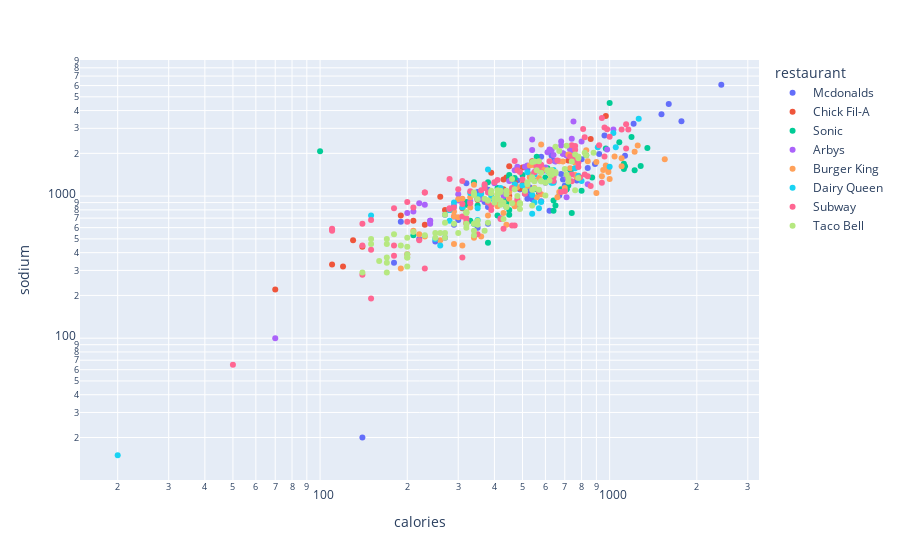

Notebook cell for this chart:
### Markdown cell above
### 1. Impor fungsi histogram:

from plotly.express import histogram: Baris ini mengimpor fungsi histogram dari Plotly Express, yang digunakan untuk membuat diagram histogram.

### 2. Perulangan Kolom:

for column in ['calories', 'cal_fat', ...]:: Loop for ini ber iterasi melalui daftar nama kolom yang mewakili berbagai nilai nutrisi ("calories", "cal_fat", dll).

### 3. Membuat Histogram:

histogram(data_frame=df, x=column, title=column).show(): Di dalam loop, baris ini membuat histogram untuk setiap kolom.
data_frame=df: Argumen ini menentukan DataFrame yang berisi data (df).

x=column: Argumen ini menentukan kolom yang akan diplot pada sumbu x. Dalam setiap iterasi, nilai saat ini dari daftar column digunakan (misalnya, "calories" untuk loop pertama).

title=column: Argumen ini menetapkan judul histogram ke nama kolom saat ini (misalnya, "Histogram Kalori").
.show(): Metode ini menampilkan histogram yang dibuat.

### 4. Menggunakan kode show().
Kode ini akan ber iterasi melalui daftar kolom nutrisi yang ditentukan. Untuk setiap kolom, ia membuat histogram terpisah di mana sumbu x mewakili nilai dalam kolom itu dan sumbu y mewakili frekuensi setiap nilai. Judul setiap histogram diatur ke nama kolom yang sesuai. Terakhir, setiap histogram yang dihasilkan ditampilkan secara otomatis menggunakan metode .show().

### Code cell
from plotly.express import scatter
scatter(data_frame=df, x='calories', y='sodium', color='restaurant', hover_name='item', log_x=True, log_y=True, )

### Figure 1 — Plotly figure (JSON) as saved in the notebook; plotly's stock layout.template omitted (floating-point values rounded to 4 significant figures)
{"data": [{"hovertemplate": "<b>%{hovertext}</b><br><br>restaurant=Mcdonalds<br>calories=%{x}<br>sodium=%{y}<extra></extra>", "hovertext": ["Artisan Grilled Chicken Sandwich", "Single Bacon Smokehouse Burger", "Double Bacon Smokehouse Burger", "Grilled Bacon Smokehouse Chicken Sandwich", "Crispy Bacon Smokehouse Chicken Sandwich", "Big Mac", "Cheeseburger", "Classic Chicken Sandwich", "Double Cheeseburger", "Double Quarter Pounder® with Cheese", "Filet-O-Fish®", "Garlic White Cheddar Burger", "Grilled Garlic White Cheddar Chicken Sandwich", "Crispy Garlic White Cheddar Chicken Sandwich", "Hamburger", "Lobster Roll", "Maple Bacon Dijon 1/4 lb Burger", "Grilled Maple Bacon Dijon Chicken Sandwich", "Crispy Maple Bacon Dijon Chicken Sandwich", "McChicken", "McDouble", "McRib", "Pico Guacamole 1/4 lb Burger", "Grilled Pico Guacamole Chicken Sandwich", "Crispy Pico Guacamole Chicken Sandwich", "Premium Buttermilk Crispy Chicken Deluxe Sandwich", "Premium Crispy Chicken Deluxe Sandwich", "Quarter Pounder® with Cheese", "Signature Sriracha Burger", "Grilled Signature Sriracha Chicken Sandwich", "Crispy Signature Sriracha Chicken Sandwich", "Sweet BBQ Bacon 1/4 lb Burger", "Grilled Sweet BBQ Bacon Chicken Sandwich", "Crispy Sweet BBQ Bacon Chicken Sandwich", "3 piece Buttermilk Crispy Chicken Tenders", "4 piece Buttermilk Crispy Chicken Tenders", "6 piece Buttermilk Crispy Chicken Tenders", "10 piece Buttermilk Crispy Chicken Tenders", "12 piece Buttermilk Crispy Chicken Tenders", "20 piece Buttermilk Crispy Chicken Tenders", "4 Piece Chicken McNuggets", "6 Piece Chicken McNuggets", "10 Piece Chicken McNuggets", "20 Piece Chicken McNuggets", "40 piece Chicken McNuggets", "4 piece Sweet N' Spicy Honey BBQ Glazed Tenders", "6 piece Sweet N' Spicy Honey BBQ Glazed Tenders", "10 piece Sweet N' Spicy Honey BBQ Glazed Tenders", "Premium Asian Salad w/o Chicken", "Premium Asian Salad w/ Grilled Chicken", "Premium Asian Salad w/ Crispy Chicken", "Premium Bacon Ranch Salad w/o Chicken", "Premium Bacon Ranch Salad w/ Grilled Chicken", "Premium Bacon Ranch Salad w/ Crispy Chicken", "Premium Southwest Salad w/o Chicken", "Premium Southwest Salad w/ Grilled Chicken", "Premium Southwest Salad w/ Crispy Chicken"], "legendgroup": "Mcdonalds", "marker": {"color": "#636efa", "symbol": "circle"}, "mode": "markers", "name": "Mcdonalds", "orientation": "v", "showlegend": true, "type": "scatter", "x": [380, 840, 1130, 750, 920, 540, 300, 510, 430, 770, 380, 620, 530, 700, 250, 290, 640, 580, 740, 350, 380, 480, 580, 520, 680, 570, 530, 530, 670, 560, 730, 690, 630, 800, 370, 480, 760, 1210, 1510, 2430, 180, 270, 440, 890, 1770, 640, 960, 1600, 140, 270, 490, 190, 320, 490, 220, 350, 520], "xaxis": "x", "y": [1110, 1580, 1920, 1940, 1980, 950, 680, 1040, 1040, 1290, 640, 790, 1150, 1190, 480, 630, 1260, 1890, 1780, 600, 840, 870, 920, 1540, 1430, 1050, 1000, 1090, 1010, 1550, 1430, 1310, 1930, 1820, 910, 1290, 1890, 3230, 3770, 6080, 340, 510, 840, 1680, 3370, 1780, 2670, 4450, 20, 740, 1120, 660, 1230, 1120, 500, 1070, 960], "yaxis": "y"}, {"hovertemplate": "<b>%{hovertext}</b><br><br>restaurant=Chick Fil-A<br>calories=%{x}<br>sodium=%{y}<extra></extra>", "hovertext": ["Chargrilled Chicken Club Sandwich", "Chargrilled Chicken Sandwich", "Chick-n-Slider", "1 Piece Chick-n-Strips", "2 Piece Chick-n-Strips", "3 Piece Chick-n-Strips", "4 piece Chick-n-Strips", "Chicken Deluxe", "4 piece Chicken Nuggets", "6 piece Chicken Nuggets", "8 piece Chicken Nuggets", "12 piece Chicken Nuggets", "30 piece Chicken Nuggets", "Chicken Salad Sandwich", "Chicken Sandwich", "4 Piece Grilled Chicken Nuggets", "6 Piece Grilled Chicken Nuggets", "8 piece Grilled Chicken Nuggets", "12 Piece Grilled Chicken Nuggets", "Spicy Grilled Chicken Sub Sandwich", "Regular Grilled Chicken Sub Sandwich", "Smokehouse BBQ Bacon Sandwich", "Spicy Chicken Sandwich", "Spicy Deluxe", "Chargrilled Chicken Cool Wrap", "Chicken Enchiladas Meal Kit", "Chicken Parmesan Meal Kit"], "legendgroup": "Chick Fil-A", "marker": {"color": "#EF553B", "symbol": "circle"}, "mode": "markers", "name": "Chick Fil-A", "orientation": "v", "showlegend": true, "type": "scatter", "x": [430, 310, 270, 120, 230, 350, 470, 500, 130, 190, 260, 390, 970, 490, 440, 70, 110, 140, 210, 430, 450, 500, 450, 540, 350, 860, 720], "xaxis": "x", "y": [1120, 820, 800, 320, 630, 940, 1250, 1590, 490, 730, 990, 1460, 3660, 1130, 1350, 220, 330, 440, 670, 1310, 1000, 1200, 1620, 1760, 960, 2520, 1780], "yaxis": "y"}, {"hovertemplate": "<b>%{hovertext}</b><br><br>restaurant=Sonic<br>calories=%{x}<br>sodium=%{y}<extra></extra>", "hovertext": ["Hatch Green Chile Cheeseburger", "Jalapeno Burger", "Jr. Burger", "Jr. Chili Cheeseburger", "Jr. Deluxe Burger", "Jr. Deluxe Cheeseburger", "Jr. Double Cheeseburger", "Sonic Bacon Cheeseburger (w/mayo)", "Sonic Burger W/ Mustard", "Sonic Burger W/ Ketchup", "Sonic Burger W/ Mayonnaise", "Sonic Cheeseburger W/ Mustard", "Sonic Cheeseburger W/ Ketchup", "Sonic Cheeseburger W/ Mayonnaise", "Super Sonic Bacon Double Cheeseburger (w/mayo)", "Super Sonic Double Cheeseburger W/ Mustard", "Super Sonic Double Cheeseburger W/ Ketchup", "Super Sonic Double Cheeseburger W/ Mayo", "Super Sonic Jalapeno Double Cheeseburger", "Veggie Burger W/ Ketchup", "Veggie Burger With Mustard", "Veggie Burger W/ Mustard", "Grilled Asiago Caesar Chicken Club Sandwich", "Crispy Asiago Caesar Chicken Club Sandwich", "Grilled Chicken Sandwich", "Crispy Chicken Sandwich", "Chicken Strip Sandwich", "3 Piece Crispy Chicken Tender Dinner", "5 Piece Crispy Chicken Tender Dinner", "Deluxe Ultimate Chicken Sandwich", "Buffalo Dunked Ultimate Chicken Sandwich", "Garlic Parmesan Dunked Ultimate Chicken Sandwich", "Small Jumbo Popcorn Chicken", "Large Jumbo Popcorn Chicken", "Small Spicy Jumbo Popcorn Chicken", "Large Spicy Jumbo Popcorn Chicken", "3 Piece Super Crunch Chicken Strip Dinner", "4 Piece Super Crunch Chicken Strip Dinner", "5 Piece Super Crunch Chicken Strip Dinner", "3 Piece Super Crunch Chicken Strips", "4 Piece Super Crunch Chicken Strips", "5 Piece Super Crunch Chicken Strips", "Traditional Ultimate Chicken Sandwich", "Ultimate Chicken Club", "All Beef All-american Style Dog – 6\"", "All Beef Chicago Dog – 6\"", "All Beef Chili Cheese Coney – 6\"", "All Beef New York Dog – 6\"", "All Beef Regular Hot Dog – 6\"", "Cheesy Bacon Pretzel Dog - 6 In.", "Corn Dog", "Footlong Quarter Pound Coney", "The Original Pretzel Dog"], "legendgroup": "Sonic", "marker": {"color": "#00cc96", "symbol": "circle"}, "mode": "markers", "name": "Sonic", "orientation": "v", "showlegend": true, "type": "scatter", "x": [710, 640, 340, 410, 380, 450, 600, 870, 640, 650, 740, 710, 720, 800, 1280, 1120, 1130, 1220, 1120, 450, 450, 450, 610, 680, 430, 570, 450, 280, 470, 740, 1000, 1350, 380, 560, 350, 610, 970, 1080, 1190, 330, 440, 550, 730, 100, 370, 430, 410, 340, 320, 500, 210, 830, 320], "xaxis": "x", "y": [1120, 930, 640, 730, 470, 800, 1350, 1350, 790, 860, 760, 1120, 1190, 1090, 1630, 1550, 1620, 1520, 1690, 1410, 1350, 1300, 1570, 1120, 940, 1060, 740, 800, 1340, 1550, 4520, 2180, 1250, 1890, 860, 1500, 2160, 2390, 2610, 670, 900, 1120, 1540, 2070, 1180, 2310, 1140, 1250, 870, 1410, 530, 1940, 910], "yaxis": "y"}, {"hovertemplate": "<b>%{hovertext}</b><br><br>restaurant=Arbys<br>calories=%{x}<br>sodium=%{y}<extra></extra>", "hovertext": ["Arby's Melt", "Arby-Q Sandwich", "Beef 'n Cheddar Classic", "Beef 'n Cheddar Mid", "Bourbon BBQ Brisket Sandwich", "Bourbon BBQ Chicken Sandwich", "Bourbon BBQ Steak Sandwich", "Buttermilk Buffalo Chicken Sandwich", "Buttermilk Chicken Bacon & Swiss", "Buttermilk Chicken Cordon Bleu Sandwich", "Buttermilk Crispy Chicken Sandwich", "Classic French Dip & Swiss/Au Jus", "Classic Roast Beef", "Double Roast Beef", "Fire-Roasted Philly Steak", "Grand Turkey Club", "Greek Gyro", "Half Pound Beef 'n Cheddar Sandwich", "Half Pound French Dip & Swiss", "Half Pound Roast Beef Sandwich", "Ham & Swiss Melt", "Loaded Italian Sandwich", "Pecan Chicken Salad Flatbread", "Pecan Chicken Salad Sandwich", "2 piece Prime-Cut Chicken Tenders", "3 piece Prime-Cut Chicken Tenders", "5 piece Prime-Cut Chicken Tenders", "Reuben Sandwich", "Roast Beef Gyro", "Roast Turkey & Swiss Sandwich", "Roast Turkey & Swiss Wrap", "Roast Turkey, Ranch & Bacon Sandwich", "Roast Turkey, Ranch & Bacon Wrap", "Smoke Mountain w/ Beef Short Rib", "Smokehouse Beef Short Rib Sandwich", "Smokehouse Brisket", "Super Roast Beef", "Three Cheese Steak Sandwich", "Triple Decker Sandwich", "Turkey Avocado Club", "Turkey Gyro", "Ultimate BLT", "Buffalo Chicken Slider", "Chicken Tender 'n Cheese Slider", "Corned Beef 'n Cheese Slider", "Ham 'n Cheese Slider", "Jalapeno Roast Beef 'n Cheese Slider", "Pizza Slider", "Roast Beef 'n Cheese Slider", "Turkey 'n Cheese Slider", "Chopped Side Salad", "Crispy Chicken Farmhouse Salad", "Greek Gyro Salad", "Roast Turkey Farmhouse Salad", "Super Greek Salad"], "legendgroup": "Arbys", "marker": {"color": "#ab63fa", "symbol": "circle"}, "mode": "markers", "name": "Arbys", "orientation": "v", "showlegend": true, "type": "scatter", "x": [330, 400, 450, 630, 650, 690, 690, 540, 650, 690, 550, 540, 360, 510, 640, 480, 710, 740, 750, 610, 300, 680, 710, 840, 240, 360, 600, 680, 550, 710, 520, 800, 620, 740, 590, 600, 430, 650, 1030, 730, 470, 980, 290, 290, 220, 210, 240, 300, 240, 200, 70, 430, 420, 230, 720], "xaxis": "x", "y": [920, 1230, 1280, 2100, 1460, 1990, 1990, 2110, 1750, 2000, 1480, 2500, 970, 1610, 1950, 1610, 1360, 2530, 3350, 2040, 1030, 2270, 980, 1210, 640, 950, 1590, 2420, 1290, 1930, 1640, 2420, 2130, 2050, 1510, 1240, 1060, 1760, 2940, 2140, 1520, 2130, 860, 720, 890, 780, 670, 930, 670, 760, 100, 1000, 700, 870, 1310], "yaxis": "y"}, {"hovertemplate": "<b>%{hovertext}</b><br><br>restaurant=Burger King<br>calories=%{x}<br>sodium=%{y}<extra></extra>", "hovertext": ["American Brewhouse King", "Bacon & Swiss Sourdough King", "Bacon Cheeseburger", "Bacon Cheeseburger Deluxe", "Bacon King", "Bacon King Jr", "BBQ Bacon King", "Cheeseburger", "Double Bacon Cheeseburger", "Double Cheeseburger", "Double Hamburger", "Double Quarter Pound King", "Extra Long Cheeseburger", "Farmhouse King", "Hamburger", "Homestyle Cheeseburger", "Jalapeno King Sandwich", "Mushroom & Swiss King", "Rodeo Burger", "Rodeo King", "Sourdough King Single", "Sourdough King Double", "Steakhouse King", "Bacon & Cheese Whopper", "DOUBLE WHOPPER w/o Cheese", "DOUBLE WHOPPER w/ Cheese", "WHOPPER w/o Cheese", "WHOPPER w/ Cheese", "WHOPPER JR. w/o Cheese", "WHOPPER JR. w/ Cheese", "Bacon Cheddar Ranch Chicken Salad w/ grilled Chicken & Dressing", "Bacon Cheddar Ranch Chicken Salad w/ crispy Chicken & Dressing", "Chicken BLT Salad w/ Grilled Chicken", "Chicken BLT Salad w/ Crispy Chicken", "Chicken Caesar Salad w/ Grilled Chicken", "Chicken Caesar Salad w/ Crispy Chicken", "Chicken, Apple & Cranberry Salad w/ Grilled Chicken", "Chicken, Apple & Cranberry Salad w/ Crispy Chicken", "Garden Grilled Chicken Salad w/ Grilled Chicken, no dressing", "Garden Grilled Chicken Salad w/ Crispy Chicken, no dressing", "Side Caesar Salad with dressing", "Side Garden Salad and Avocado Ranch Dressing", "Bacon Cheddar Ranch Crispy Chicken Sandwich", "BBQ Bacon Crispy Chicken Sandwich", "Big Fish Sandwich", "BK VEGGIE Burger", "Chicken Burger", "Chicken Cordon Bleu Sandwich", "Chicken Fries", "4 Piece Chicken Nuggets", "6 Piece Chicken Nuggets", "20 Piece Chicken Nuggets", "Chicken Nuggets (10pc)", "Chicken Parmesan Sandwich", "Crispy Buffalo Chicken Melt", "Crispy Chicken Jr.", "Crispy Chicken Sandwich", "Grilled Chicken Sandwich", "Grilled Chili Cheese Dog", "Grilled Hot Dog", "Jalapeno Chicken Fries", "Original Chicken Sandwich", "Pretzel Chicken Fries", "Rodeo Crispy Chicken Sandwich", "Sourdough Chicken Club", "4 Piece Spicy Chicken Nuggets", "Spicy Chicken Nuggets", "Spicy Crispy Chicken Jr.", "Spicy Crispy Chicken Sandwich", "Spicy Crispy Jalapeno Chicken Sandwich"], "legendgroup": "Burger King", "marker": {"color": "#FFA15A", "symbol": "circle"}, "mode": "markers", "name": "Burger King", "orientation": "v", "showlegend": true, "type": "scatter", "x": [1550, 1000, 330, 290, 1040, 730, 1100, 300, 520, 450, 360, 900, 580, 1220, 260, 550, 990, 940, 310, 1250, 730, 970, 1100, 770, 900, 990, 660, 760, 340, 380, 590, 720, 550, 690, 530, 670, 560, 700, 320, 450, 220, 230, 830, 440, 530, 410, 480, 730, 290, 190, 290, 950, 470, 570, 580, 430, 670, 470, 330, 310, 300, 630, 340, 410, 840, 210, 530, 410, 700, 760], "xaxis": "x", "y": [1820, 1320, 830, 720, 1900, 1930, 1850, 710, 1180, 960, 520, 1740, 1030, 2050, 490, 1140, 1550, 1380, 450, 2270, 1570, 1640, 1620, 1360, 1050, 1480, 980, 1410, 510, 730, 1540, 1960, 1640, 1750, 1640, 1760, 980, 1090, 650, 1070, 540, 520, 2100, 630, 1360, 1030, 1160, 1930, 780, 310, 460, 1530, 890, 1340, 2310, 760, 1070, 850, 980, 960, 950, 1390, 1200, 870, 1760, 570, 1420, 850, 1140, 1720], "yaxis": "y"}, {"hovertemplate": "<b>%{hovertext}</b><br><br>restaurant=Dairy Queen<br>calories=%{x}<br>sodium=%{y}<extra></extra>", "hovertext": ["1/2 lb. FlameThrower® GrillBurger", "1/2 lb. GrillBurger with Cheese", "1/4 lb. Bacon Cheese GrillBurger", "1/4 lb. GrillBurger with Cheese", "1/4 lb. Mushroom Swiss GrillBurger", "Original Cheeseburger", "Original Double Cheeseburger", "4 Piece Chicken Strip Basket w/ Country Gravy", "6 Piece Chicken Strip Basket w/ Country Gravy", "Bacon Cheese Dog", "Cheese Dog", "Chili Cheese Dog", "Chili Dog", "Hot Dog", "Relish Dog", "Barbecue Pork Sandwich", "Breaded Mushrooms", "Regular Cheese Curds", "Large Cheese Curds", "Chili Cheese Mega Dog", "Corn Dog", "Crispy Fish Sandwich", "Deluxe Cheeseburger", "Deluxe Double Cheeseburger", "Deluxe Double Hamburger", "Deluxe Hamburger", "DQ Ultimate® Burger", "Pork Tenderloin Sandwich", "Steak Finger Basket", "3 chicken strips Chicken Strips", "Chicken Bacon Ranch Sandwich", "Chicken Mozzarella Sandwich", "Crispy Chicken BLT Salad", "Crispy Chicken Garden Greens Salad", "Crispy Chicken Sandwich", "Crispy Chicken Wrap", "Grilled Chicken BLT Salad", "Grilled Chicken Garden Greens Salad", "Grilled Chicken Sandwich", "Grilled Chicken Wrap", "Side Salad", "Turkey BLT Sandwich"], "legendgroup": "Dairy Queen", "marker": {"color": "#19d3f3", "symbol": "circle"}, "mode": "markers", "name": "Dairy Queen", "orientation": "v", "showlegend": true, "type": "scatter", "x": [1000, 800, 630, 540, 570, 400, 630, 1030, 1260, 420, 390, 380, 330, 290, 350, 310, 250, 550, 1050, 760, 260, 470, 400, 640, 540, 350, 780, 580, 910, 350, 500, 640, 520, 280, 600, 350, 380, 150, 360, 280, 20, 550], "xaxis": "x", "y": [1610, 1280, 1250, 1020, 820, 930, 1240, 2780, 3500, 1140, 1000, 900, 1050, 900, 1000, 830, 500, 900, 2210, 1570, 450, 1210, 930, 1240, 750, 680, 1390, 910, 2210, 960, 1190, 1530, 1470, 670, 1250, 820, 1540, 730, 1040, 800, 15, 1420], "yaxis": "y"}, {"hovertemplate": "<b>%{hovertext}</b><br><br>restaurant=Subway<br>calories=%{x}<br>sodium=%{y}<extra></extra>", "hovertext": ["6\" B.L.T.", "Footlong B.L.T.", "6\" BBQ Rib Sandwich", "Footlong BBQ Rib Sandwich", "6\" Big Hot Pastrami", "Footlong Big Hot Pastrami", "6\" Big Philly Cheesesteak", "Footlong Big Philly Cheesesteak", "Kids Mini Sub Black Forest Ham", "6\" Black Forest Ham", "Footlong Black Forest Ham", "6\" Carved Turkey", "Footlong Carved Turkey", "6\" Carved Turkey & Bacon w/ Cheese", "Footlong Carved Turkey & Bacon w/ Cheese", "6\" Chicken & Bacon Ranch Melt", "Footlong Chicken & Bacon Ranch Melt", "6\" Chicken Pizziola Melt", "Footlong Chicken Pizziola Melt", "6\" Cold Cut Combo", "Footlong Cold Cut Combo", "6\" Corned Beef Reuben", "Footlong Corned Beef Reuben", "6\" Italian B.M.T.", "Footlong Italian B.M.T.", "6\" Italian Hero", "Footlong Italian Hero", "6\" Meatball Marinara", "Footlong Meatball Marinara", "6\" Oven Roasted Chicken", "Footlong Oven Roasted Chicken", "Kids Mini Sub Roast Beef", "6\" Roast Beef", "Footlong Roast Beef", "6\" Rotisserie Style Chicken", "Footlong Rotisserie Style Chicken", "6\" Spicy Italian", "Footlong Spicy Italian", "6\" Steak and Cheese", "Footlong Steak and Cheese", "6\" Subway Club", "Footlong Subway Club", "6\" Subway Melt (includes cheese)", "Footlong Subway Melt (includes cheese)", "6\" Subway Seafood Sensation", "Footlong Subway Seafood Sensation", "6\" Sweet Onion Chicken Teriyaki", "Footlong Sweet Onion Chicken Teriyaki", "6\" Tuna", "Footlong Tuna", "6\" Turkey & Bacon Avocado", "Footlong Turkey & Bacon Avocado", "Kids Mini Sub Turkey Breast", "6\" Turkey Breast", "Footlong Turkey Breast", "6\" Turkey Breast & Ham", "Footlong Turkey Breast & Ham", "6\" Turkey Italiano Melt (with Provolone)", "Footlong Turkey Italiano Melt (with Provolone)", "Kids Mini Sub Veggie Delite", "6\" Veggie Delite", "Footlong Veggie Delite", "6\" Veggie Patty", "Footlong Veggie Patty", "Autumn Carved Turkey Salad", "B.L.T. Salad", "Big Hot Pastrami Melt Salad", "Big Philly Cheesesteak Salad", "Black Forest Ham Salad", "Buffalo Chicken Salad (with Ranch dressing)", "Carved Turkey & Bacon w/ Cheese Salad", "Carved Turkey Salad", "Chicken & Bacon Ranch Melt Salad (includes Ranch dressing)", "Cold Cut Combo Salad", "Double Chicken Salad", "Italian B.M.T.® Salad", "Italian Hero Salad", "Meatball Marinara Salad", "Oven Roasted Chicken Salad", "Roast Beef Salad", "Spicy Italian Salad", "Steak & Cheese Salad", "Subway Club Salad", "Subway Melt® Salad", "Sweet Onion Chicken Teriyaki Salad", "Tuna Salad", "Turkey Breast & Ham Salad", "Turkey Breast Salad", "Veggie Delite Salad", "Chipotle Southwest Steak & Cheese Wrap", "Rotisserie-Style Chicken Caesar Wrap", "Turkey, Bacon & Guacamole Wrap", "Cheese & Veggies Pizza", "Cheese Pizza", "Pepperoni Pizza", "Sausage Pizza"], "legendgroup": "Subway", "marker": {"color": "#FF6692", "symbol": "circle"}, "mode": "markers", "name": "Subway", "orientation": "v", "showlegend": true, "type": "scatter", "x": [320, 640, 430, 860, 580, 1160, 500, 1000, 180, 290, 580, 330, 660, 570, 1140, 570, 1140, 460, 920, 370, 740, 470, 940, 410, 820, 550, 1100, 480, 960, 320, 640, 200, 320, 640, 350, 700, 480, 960, 380, 760, 310, 620, 370, 740, 420, 840, 380, 760, 470, 940, 390, 780, 180, 280, 560, 280, 560, 490, 980, 150, 230, 460, 390, 780, 300, 150, 400, 330, 110, 360, 280, 150, 510, 180, 220, 230, 230, 310, 140, 140, 310, 210, 140, 200, 200, 310, 110, 110, 50, 760, 730, 810, 740, 680, 790, 820], "xaxis": "x", "y": [680, 1360, 590, 1180, 1470, 2940, 1310, 2620, 450, 830, 1660, 890, 1780, 1600, 3200, 1080, 2160, 1140, 2280, 1140, 2280, 1770, 3540, 1300, 2600, 1470, 2940, 950, 1900, 640, 1280, 390, 700, 1400, 540, 1080, 1520, 3040, 1060, 2120, 880, 1760, 1210, 1420, 690, 1380, 900, 1800, 620, 1240, 860, 1720, 380, 810, 1620, 820, 1640, 1480, 2960, 190, 310, 620, 800, 1600, 1120, 420, 1250, 1080, 590, 1100, 1320, 680, 1040, 820, 490, 1060, 1060, 720, 280, 450, 1280, 830, 640, 910, 660, 370, 580, 570, 65, 2250, 1900, 2970, 1270, 1070, 1350, 1420], "yaxis": "y"}, {"hovertemplate": "<b>%{hovertext}</b><br><br>restaurant=Taco Bell<br>calories=%{x}<br>sodium=%{y}<extra></extra>", "hovertext": ["1/2 lb.* Cheesy Potato Burrito", "1/2 lb.* Combo Burrito", "7-Layer Burrito", "Bean Burrito", "Beefy 5-Layer Burrito", "Beefy Fritos® Burrito", "Black Bean Burrito", "Burrito Supreme® – Beef", "Burrito Supreme® - Chicken", "Burrito Supreme® - Steak", "Cantina Power Burrito - Chicken", "Cantina Power Burrito - Steak", "Cantina Power Burrito - Veggie", "Cheesy Bean and Rice Burrito", "Chili Cheese Burrito", "Chicken Crunchy Cheesy Core Burrito", "Steak Crunchy Cheesy Core Burrito", "Beef Crunchy Cheesy Core Burrito", "Loaded Taco Burrito", "Chicken Quesarito", "Steak Quesarito", "Beef Quesarito", "Shredded Chicken Burrito", "Smothered Burrito - Beef", "Smothered Burrito - Shredded Chicken", "Smothered Burrito - Steak", "Chicken Spicy Cheesy Core Burrito", "Steak Spicy Cheesy Core Burrito", "Beef Spicy Cheesy Core Burrito", "Triple Melt Burrito", "XXL Grilled Stuft Burrito - Beef", "XXL Grilled Stuft Burrito - Chicken", "XXL Grilled Stuft Burrito - Steak", "Chicken Soft Taco", "Cool Ranch® Doritos® Double Decker® Taco", "Cool Ranch® Doritos® Locos Taco", "Cool Ranch® Doritos® Locos Taco Supreme", "Crunchy Taco", "Crunchy Taco Supreme®", "Double Decker® Taco", "DOUBLE DECKER® Taco Supreme®", "Spicy Sweet Double Stacked Taco", "Cool Ranch Habanero Double Stacked Taco", "Nacho Crunch Double Stacked Taco", "Fiery Doritos® Double Decker® Taco", "Fiery Doritos® Locos Taco", "Fiery Doritos® Locos Taco Supreme", "Grilled Steak Soft Taco", "Nacho Cheese Doritos® Double Decker® Taco", "Nacho Cheese Doritos® Locos Tacos", "Nacho Cheese Doritos® Locos Tacos Supreme", "Soft Taco Supreme® – Beef", "Soft Taco-Beef", "Spicy Potato Soft Taco", "Chalupa Supreme® - Chicken", "Chalupa Supreme® - Steak", "Chalupa Supreme®–Beef", "Double Chalupa", "Wild Naked Chicken Chalupa", "Mild Naked Chicken Chalupa", "Spicy Double Chalupa", "Fresco Bean Burrito", "Fresco Burrito Supreme® – Chicken", "Fresco Burrito Supreme® – Steak", "Fresco Chicken Soft Taco", "Fresco Crunchy Taco", "Fresco Grilled Steak Soft Taco", "Fresco Soft Taco", "Cheesy Gordita Crunch", "Doritos® Cheesy Gordita Crunch - Cool Ranch", "Doritos® Cheesy Gordita Crunch - Fiery", "Doritos® Cheesy Gordita Crunch - Nacho Cheese", "Double Cheesy Gordita Crunch", "Gordita Supreme® – Beef", "Gordita Supreme® - Chicken", "Gordita Supreme® - Steak", "Nacho Fries Bellgrande", "Nachos BellGrande®", "Nachos Supreme", "Triple Layer Nachos", "Triple Melt Nachos", "Beefy Cheddar Crunchwrap Slider", "Beefy Mini Quesadilla", "Beefy Nacho Griller", "BLT Crunchwrap Slider", "Cantina Power Bowl - Chicken", "Cantina Power Bowl - Steak", "Cantina Power Bowl - Veggie", "Cheese Quesadilla", "Cheese Roll-Up", "Chicken Quesadilla", "Chickstar", "Chili Cheese Burrito", "Chipotle Crispy Chicken Griller", "Crispy Chicken Quesadilla", "Crunchwrap Supreme®", "Double Tostada", "Express Taco Salad w/ Chips", "Loaded Potato Griller", "Mexican Pizza", "MexiMelt®", "Steak Quesalupa", "Chicken Quesalupa", "Beef Quesalupa", "Shredded Chicken Mini Quesadilla", "Spicy Chicken Crunchwrap Slider", "Spicy Tostada", "Stacker", "Steak Quesadilla", "Original Triple Double Crunchwrap", "Spicy Triple Double Crunchwrap", "Express Taco Salad w/ Chips", "Fiesta Taco Salad-Beef", "Fiesta Taco Salad-Chicken", "Fiesta Taco Salad-Steak"], "legendgroup": "Taco Bell", "marker": {"color": "#B6E880", "symbol": "circle"}, "mode": "markers", "name": "Taco Bell", "orientation": "v", "showlegend": true, "type": "scatter", "x": [540, 460, 510, 370, 550, 440, 410, 420, 390, 390, 760, 780, 740, 420, 380, 610, 610, 630, 550, 620, 630, 650, 400, 710, 650, 670, 540, 550, 570, 410, 880, 830, 820, 170, 320, 160, 200, 170, 200, 320, 350, 340, 350, 380, 320, 170, 200, 250, 320, 170, 200, 230, 200, 250, 340, 340, 370, 600, 420, 440, 600, 350, 340, 340, 150, 140, 150, 170, 490, 490, 490, 490, 570, 300, 270, 270, 710, 760, 430, 320, 260, 410, 210, 420, 430, 560, 580, 540, 480, 190, 520, 620, 380, 290, 650, 540, 270, 580, 470, 540, 270, 440, 440, 460, 180, 400, 200, 390, 520, 700, 780, 580, 780, 720, 720], "xaxis": "x", "y": [1360, 1320, 1090, 960, 1270, 1030, 1100, 1090, 1050, 1090, 1960, 1900, 1750, 930, 930, 1510, 1520, 1530, 1130, 1440, 1410, 1450, 960, 2260, 2230, 2080, 1740, 1750, 1760, 1030, 2020, 1940, 2020, 460, 770, 350, 370, 290, 320, 640, 670, 640, 630, 650, 770, 370, 390, 550, 760, 340, 370, 530, 510, 510, 530, 570, 570, 1010, 1070, 1090, 1240, 950, 1020, 1060, 460, 290, 500, 500, 810, 890, 890, 880, 1110, 550, 510, 550, 1420, 1100, 690, 600, 550, 960, 560, 870, 900, 1520, 1460, 1310, 1000, 450, 1210, 1290, 930, 640, 1480, 1110, 650, 1270, 1120, 860, 740, 840, 840, 890, 540, 900, 440, 1050, 1250, 1550, 1850, 1270, 1340, 1260, 1340], "yaxis": "y"}], "layout": {"legend": {"title": {"text": "restaurant"}, "tracegroupgap": 0}, "margin": {"t": 60}, "xaxis": {"anchor": "y", "domain": [0, 1], "title": {"text": "calories"}, "type": "log"}, "yaxis": {"anchor": "x", "domain": [0, 1], "title": {"text": "sodium"}, "type": "log"}}}
